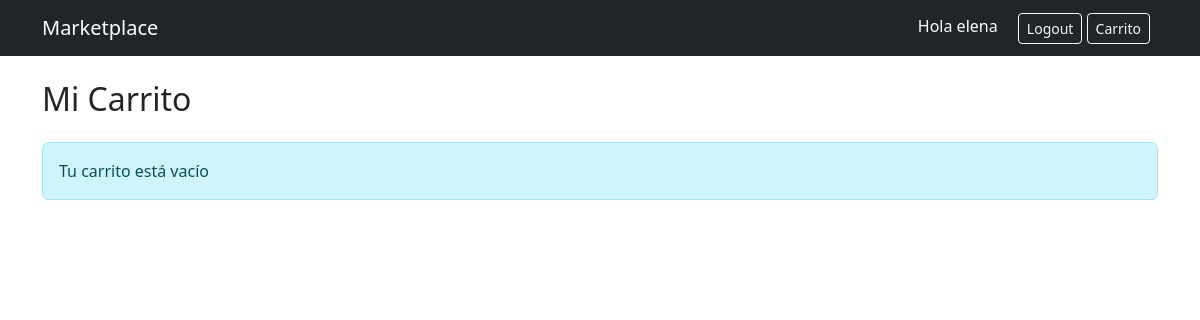
Before: /cart/ (signed in) with the older database file.
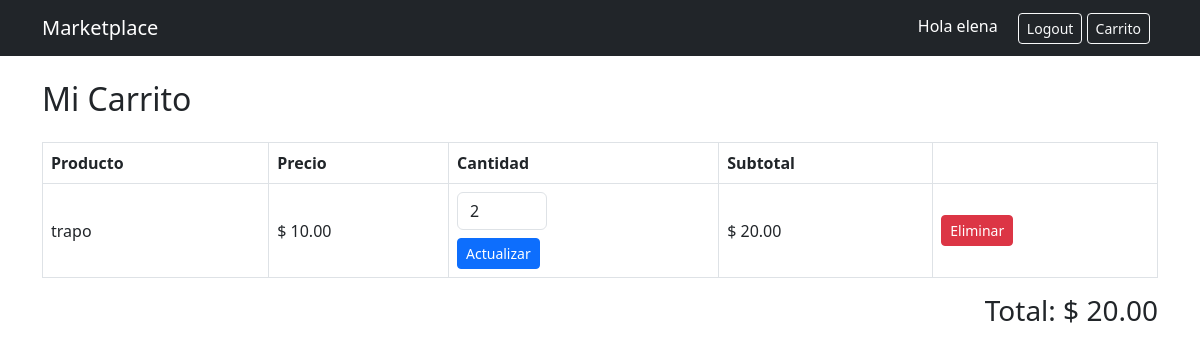
After: the same page with the newer database file.
### store/models.py (models this page shows, shortened)
class CartItem(models.Model):
    id = models.UUIDField(primary_key=True, default=uuid.uuid4, editable=False)
    cart = models.ForeignKey(Cart, on_delete=models.CASCADE)
    product = models.ForeignKey(Product, on_delete=models.CASCADE)
    quantity = models.PositiveIntegerField(default=1)
    class Meta:
        unique_together = ('cart', 'product')
    @property
    def subtotal(self):
          return self.product.price * self.quantity

class Product(models.Model):
    id = models.UUIDField(primary_key=True, default=uuid.uuid4, editable=False)
    name = models.CharField(max_length=150)
    description = models.TextField()
    price = models.DecimalField(max_digits=10, decimal_places=2)
    stock = models.PositiveIntegerField(default=0)
    owner = models.ForeignKey(
        User,
        on_delete=models.CASCADE,
        related_name='products'
    )  # 1:N
    categories = models.ManyToManyField(
        Category,
        related_name='products'
    )  # N:M
    created_at = models.DateTimeField(auto_now_add=True)

class Cart(models.Model):
    id = models.UUIDField(primary_key=True, default=uuid.uuid4, editable=False)
    user = models.ForeignKey(
        User,
        on_delete=models.CASCADE,
        related_name='carts'
    )  # 1:N
    products = models.ManyToManyField(
        Product,
        through='CartItem',
        related_name='carts'
    )
    created_at = models.DateTimeField(auto_now_add=True)
    @property
    def total(self):
        return sum(item.subtotal for item in self.cartitem_set.all())

### store/views.py (the view)
# urls.py: path('cart/', views.cart_detail, name='cart_detail'),
@login_required
def cart_detail(request):
    cart, created = Cart.objects.get_or_create(
        user=request.user
    )
    return render(request, 'store/cart_detail.html', {
        'cart': cart
    })

### store/templates/store/cart_detail.html (shortened to what this page needs)
{% extends 'store/base.html' %}
{% block content %}
<h2 class="mb-4">Mi Carrito</h2>
{% if cart.cartitem_set.all %}
<table class="table table-bordered align-middle">
    <thead>
        <tr>
            <th>Producto</th>
            <th>Precio</th>
            <th>Cantidad</th>
            <th>Subtotal</th>
            <th></th>
        </tr>
    </thead>
    <tbody>
    {% for item in cart.cartitem_set.all %}
        <tr>
            <td>{{ item.product.name }}</td>
            <td>$ {{ item.product.price }}</td>
            <td>
                <form method="POST"
                      action="{% url 'update_cart_item' item.id %}">
                    <input type="number"
                           name="quantity"
                           value="{{ item.quantity }}"
                           min="1"
                           class="form-control"
                           style="width:90px;">
                    <button class="btn btn-sm btn-primary mt-2">
                        Actualizar
                    </button>
                </form>
            </td>
            <td>
                $ {{ item.subtotal }}
            </td>
            <td>
                <a href="{% url 'remove_from_cart' item.id %}"
                   class="btn btn-danger btn-sm">
                    Eliminar
                </a>
            </td>
        </tr>
    {% endfor %}
    </tbody>
</table>
<div class="text-end">
    <h3>Total: $ {{ cart.total }}</h3>
</div>
{% else %}
<div class="alert alert-info">
    Tu carrito está vacío
</div>
{% endif %}
{% endblock %}

Changed rows visible on the page:
added CartItem: product.name "trapo", product.price "10.00", quantity "2", subtotal "20.00"
added Cart: total "20.00"
Other visible differences:
text no longer shown: "Tu carrito está vacío"
text now shown: "Producto Precio Cantidad Subtotal Total: $"
